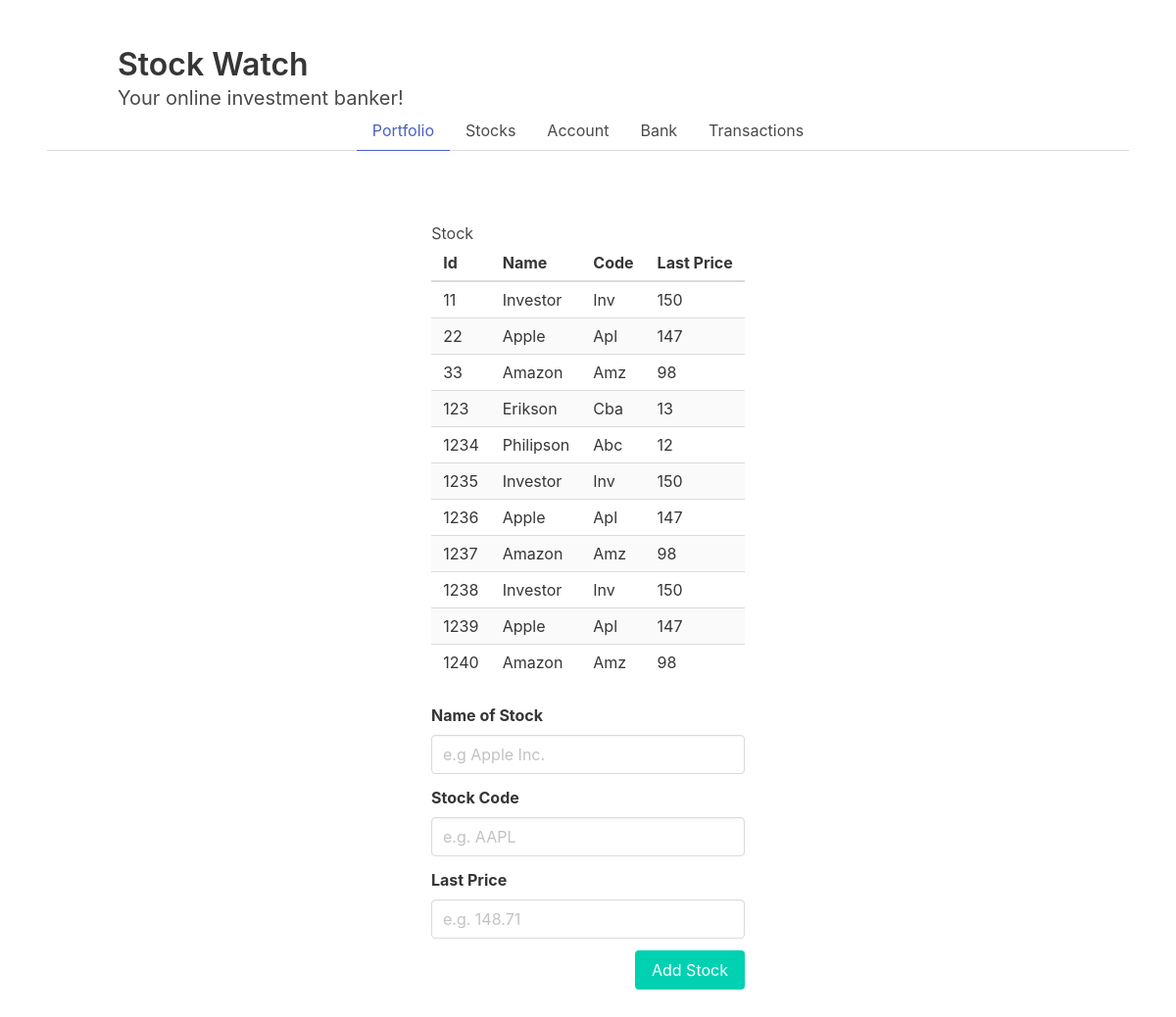
Page /src/public/?page=Stock on the committed database.
### tables this page shows
CREATE TABLE Stock(
    id INTEGER PRIMARY KEY,
    stock_name TEXT,
    stock_code TEXT,
    last_price INTEGER
);

### src/public/index.php (the view, shortened to what this page needs)
<head>
   <?php include('header.html');
   require_once 'StockWatchDAO.php' ?>
</head>
<body>
   <section class="section">
      <div class="container">
         <h1 class="title">
            Stock Watch
         </h1>
         <p class="subtitle">
            Your online investment banker!
         </p>
      </div>
      <div class="tabs is-centered">
         <ul>
            <li class="is-active"><a href="./?page=Portfolio">Portfolio</a>
            <li><a href="./?page=Stock">Stocks</a></li>
            <li><a href="./?page=Account">Account</a></li>
            <li><a href="./?page=Bank">Bank</a></li>
            <li><a href="./?page=Transactions">Transactions</a></li>
         </ul>
      </div>
      <?php
      if (isset($_GET['page'])) {
         $tabName = $_GET['page'];
      } else {
         $tabName = "Portfolio";
      }
      ?>
      <section class="section">
         <div class="columns is-centered">
            <div class="column is-narrow">
               <table class="table is-centered is-striped is-hoverable">
                  <thead>
                     <?php
                     $dao = new StockWatchDAO($tabName);
                     echo ("<tr>");
                     foreach ($dao->getColumns() as $column) {
                        echo ("<th>" . $column . "</th>");
                     }
                     echo ("</tr>");
                     ?>
                  </thead>
                  <tbody>
                     <?php
                     $result = $dao->getRows();
                     print_r($tabName);
                     while ($row = $result->fetchArray(SQLITE3_NUM)) {
                        echo ("<tr>");
                        for ($colnum = 0; $colnum < count($row); $colnum++) {
                           echo ("<td>" . ucfirst($row[$colnum]) . "</td>");
                        }
                        echo ("</tr>");
                     }
                     ?>
                  </tbody>
               </table>
            </div>
         </div>
            <form action="./handleForm.php" method="post">
            <?php
            echo $dao->getForm();
            ?>
            </form>
      </section>
   </section>
</body>
</html>

### rows in the picture
stock: id "11", stock_name "Investor", stock_code "Inv", last_price "150"
stock: id "22", stock_name "Apple", stock_code "Apl", last_price "147"
stock: id "33", stock_name "Amazon", stock_code "Amz", last_price "98"
stock: id "123", stock_name "Erikson", stock_code "Cba", last_price "13"
stock: id "1234", stock_name "Philipson", stock_code "Abc", last_price "12"
stock: id "1235", stock_name "Investor", stock_code "Inv", last_price "150"
stock: id "1236", stock_name "Apple", stock_code "Apl", last_price "147"
stock: id "1237", stock_name "Amazon", stock_code "Amz", last_price "98"
stock: id "1238", stock_name "Investor", stock_code "Inv", last_price "150"
stock: id "1239", stock_name "Apple", stock_code "Apl", last_price "147"
stock: id "1240", stock_name "Amazon", stock_code "Amz", last_price "98"

### other values in the picture
$column "Id"
$column "Name"
$column "Code"
$column "Last Price"
